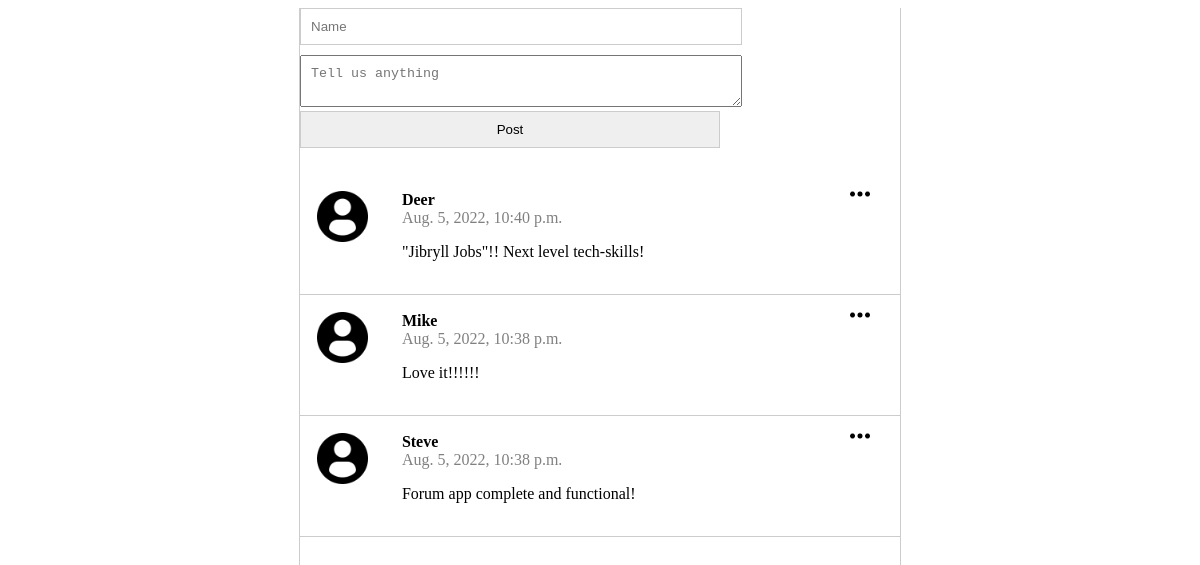
The app's page /, older data.
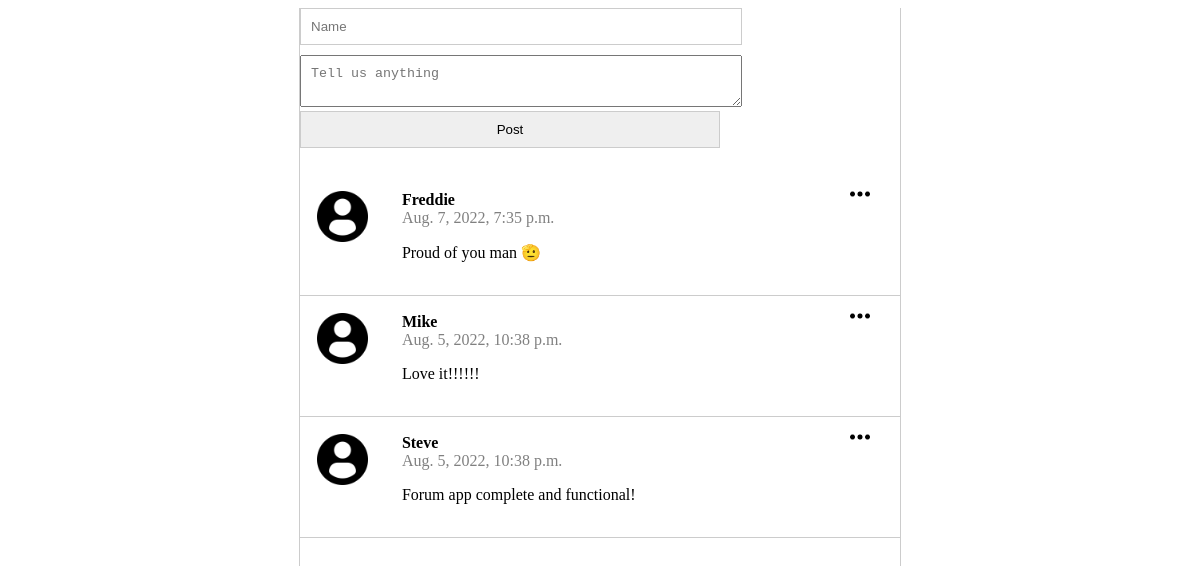
The same page, newer data.
### posts/models.py (models this page shows)
class Post(models.Model):
    class Meta(object):
        db_table = 'post'
    name = models.CharField(
        'Name', blank=False, null=False, max_length=14, db_index=True, default='Anonymous'
    )
    body = models.CharField(
        'Body', blank=True, null=True, max_length=140, db_index=True
    )
    created_at = models.DateTimeField(
        'Created DateTime', blank=True, auto_now_add=True
    )

### posts/views.py (the view, shortened to what this page needs)
# urls.py: path('', views.index, name='index'),
def index(request):
    posts= Post.objects.all().order_by('-created_at')[:20]
    form=PostForm()
    return render(request, 'posts.html',{'posts':posts})

### templates/posts.html (shortened to what this page needs)
{% extends "base.html" %}
{% block content %}
{% load static %}
<section class="content">
    <section class="post_form">
        <form action="/" method="POST">
            <input type="text" name="name" placeholder="Name" required>
            <textarea name="body" placeholder="Tell us anything" required></textarea>
            <input type="submit" value="Post"/>
        </form>
    </section>
    <section class="posts">
        <ul>
            {% for post in posts %}
        <li>
            <img class="menu_icon js-menu-icon" src= "{% static 'img/menu.png' %}" />
            <div class="logo">
                <img src="{% static 'img/profile-user.png' %}"/>
            </div>
            <div class="name_body">
            <div class="name"> {{ post.name }}<br></div>
            <div class="datetime">{{ post.created_at }}</div>
            <p>{{ post.body }}</p>
            </div>
        </li>
            {% endfor %}
        </ul>
    </section>
</section>
{% endblock %}

### templates/base.html (shortened to what this page needs)
<!DOCTYPE html>
<html lang="en">
<head>
    {% load static %}
    <link href="{% static 'css/style.css' %}" rel="stylesheet"/>
</head>
<body>
    {% block content %}{% endblock %}
</body>
</html>

### static/css/style.css (style rules this page uses)
html, body { height: 100%; }
.post_form input { width:70%; margin-bottom: 10px; padding: 10px; border: 1px solid #ccc }
.post_form textarea { width: 70%; padding: 10px; }
.content { max-width: 600px; height: 100%; margin: 0 auto; border-left: 1px solid #ccc; border-right: 1px solid #ccc; }
.posts ul { padding: 0; }
.posts li { position: relative; display: flex; border-bottom: 1px solid #ccc; padding: 17px; }
.posts li .menu_icon { width: 20px; position: absolute; top: 10px; right: 30px; }
.posts li .logo { flex-basis: 15%; }
.posts li .name_body { flex-basis: 85%; }
.posts li .logo img { width: 60%; }
.posts li .name_body .name { font-weight: bold; }
.posts li .name_body .datetime { color: gray; }

Row changes from the older to the newer data that the page shows:
removed Post: name "Deer", created_at "Aug. 5, 2022, 10:40 p.m.", body "\"Jibryll Jobs\"!! Next level tech-skills!"
added Post: name "Freddie", created_at "Aug. 7, 2022, 7:35 p.m.", body "Proud of you man 🫡"
